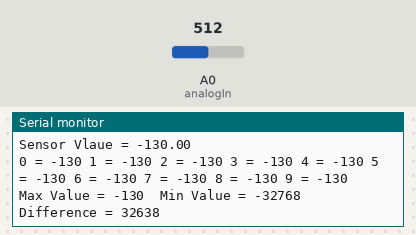
A sketch run on a simulated Arduino Uno, built with avr-gcc and run on an emulated ATmega328P. Shown: the last lines printed to the serial monitor. Inputs (shaded band) come from the test bench; at power-on: A0 (analogIn) = 512.

Above: at 1.3 s.
1.4 s: A0 (analogIn) set to 716
At 1.84 s:
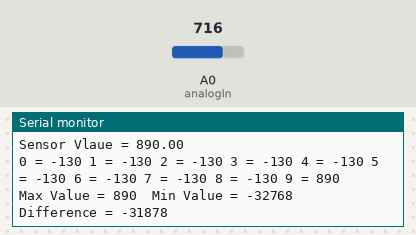
2.9 s: A0 (analogIn) set to 900
At 3.37 s:
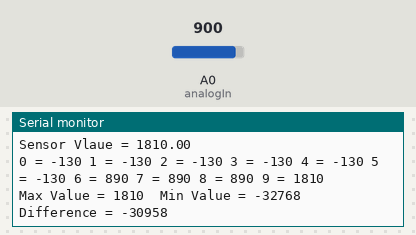
Timing chart, 0 to 5.9 s (numbered marks = the images above; inputs shaded):
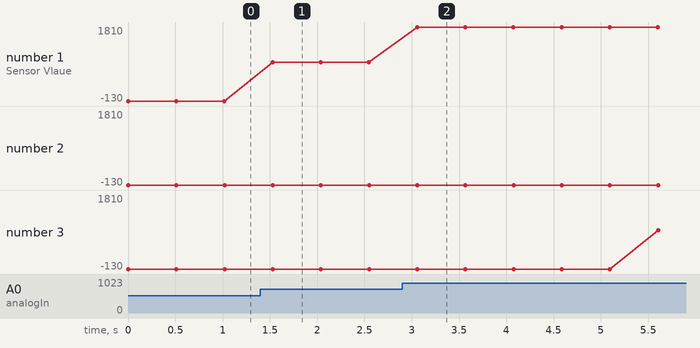

The sketch:

Current_reading.ino
```cpp
#define arraySize 10


float meterReading = 0;
float adjustedValue = 0;
float gradient = 5.0;
float offset = 2690;

int lastvalues[arraySize]= {};
int tempnew = 0;
int templast = 0;

int maxVal = -32768;
int minVal = 32768;

int difference = 0;
static int count = 0;

const int analogIn = A0;

void setup(){
  Serial.begin(115200);
}

void loop(){
  //Start of kWpMeter Sensor reading Function

  meterReading = analogRead(analogIn);
  Serial.print("Sensor Vlaue = ");
  adjustedValue = meterReading*gradient - offset;

  for (byte i = 1; i <= 10; i = i + 1) {
   if(count<arraySize){
          lastvalues[count]=adjustedValue;
          count++;
        }
        else{
          tempnew = lastvalues[arraySize-i];
          lastvalues[arraySize-i] = templast;
          templast = tempnew;
        }
  }
  lastvalues[9] = adjustedValue;

  Serial.println(adjustedValue);

  for (byte i = 0; i < 10; i = i + 1) {
    //takes the max and min values in the array
    maxVal = max(lastvalues[i],maxVal);
    minVal = min(lastvalues[i],minVal);

    //a function to print the array values;
    Serial.print(i);
    Serial.print(" = ");
    Serial.print(lastvalues[i]);
    Serial.print(" ");
  }
  Serial.println();
  Serial.print("Max Value = ");
  Serial.print(maxVal);
  Serial.print("  Min Value = ");
  Serial.print(minVal);
  difference = maxVal - minVal;
  Serial.print("  Difference = ");
  Serial.print(difference);


  //making maxVal and MinVal zero for the next loop
  maxVal = -32768;
  minVal = 32768;

  Serial.println();

  //take readings every two seconds
  delay(500);

  //End of kWpMeter Sensor reading Function
}
```

Measured:
- after the input at 1.4 s, the serial monitor: prints a new line after 0.13 s (image 1)
- after the input at 2.9 s, the serial monitor: prints a new line after 0.16 s (image 2)
- plotted number 1: -130 → 890 after the input at 1.4 s, 890 → 1810 after the input at 2.9 s
- plotted number 2: -130 → 1810 after the input at 2.9 s
- plotted number 3: -130 → 1810 after the input at 2.9 s
